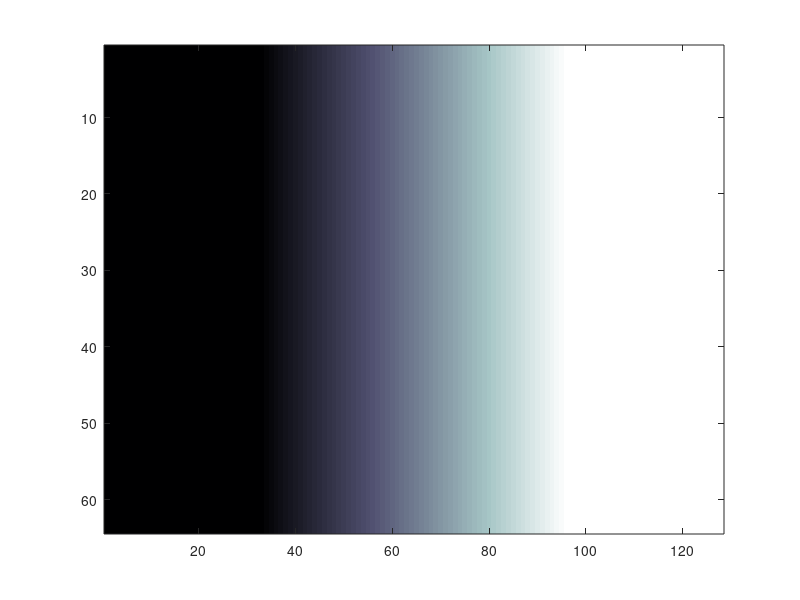

Write MATLAB code to recreate this figure.
%ramp.m
% This script generates the image that creates the Mach band visual illusion.

% You begin by creating the M-file named ramp.m that will generate the visual input (see
% Figure 16.2). The input will be a 64 3 128 matrix whose values represent the intensity or
% brightness of the image. You want the brightness to begin dark, at a value of 10, for the first
% 32 columns. In the next 65 columns, the value will increase at a rate of one per column, and
% the brightness will stay at the constant value of 75 for the rest of the matrix. Open a new
% blank file and save it under the name ramp.m. In that file enter the following commands:

In = 10*ones(64,128); %initiates the visual stimulus with a constant value of 10% now ramp up the value for the middle matrix elements using cumsum
In(:,33:97) = 10 + cumsum(ones(64,65),2);
In(:,98:end) = 75; %sets the last columns of the matrix to the final brightness value of 75
imagesc(In); colormap(bone); %view the visual stimulus